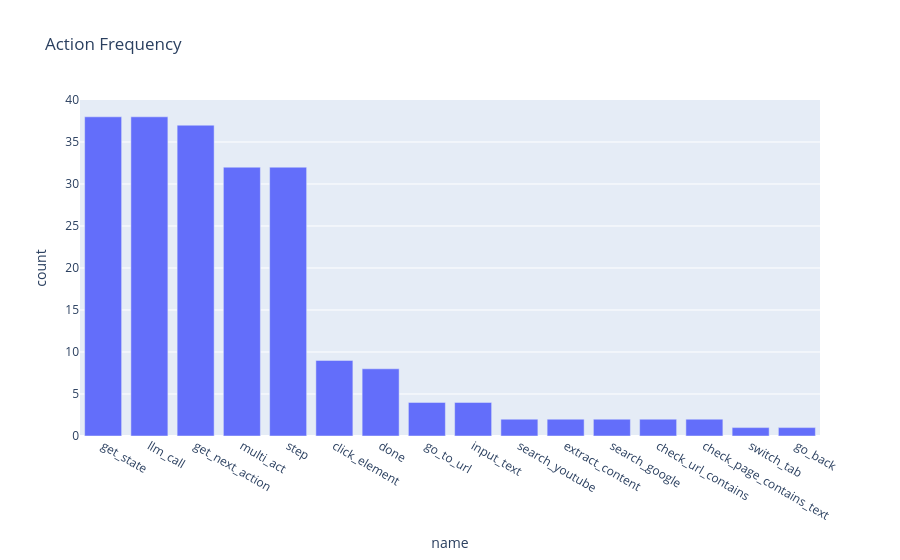

Notebook code cell kept with this figure:
### Code cell
# Action Frequency
action_counts = df['name'].value_counts().reset_index()
action_counts.columns = ['name', 'count']
fig = px.bar(action_counts, x='name', y='count', title='Action Frequency')
fig.show()

### Figure 1 — Plotly figure (JSON) as saved in the notebook; plotly's stock layout.template omitted (floating-point values rounded to 4 significant figures)
{"data": [{"hovertemplate": "name=%{x}<br>count=%{y}<extra></extra>", "legendgroup": "", "marker": {"color": "#636efa", "pattern": {"shape": ""}}, "name": "", "orientation": "v", "showlegend": false, "textposition": "auto", "type": "bar", "x": ["get_state", "llm_call", "get_next_action", "multi_act", "step", "click_element", "done", "go_to_url", "input_text", "search_youtube", "extract_content", "search_google", "check_url_contains", "check_page_contains_text", "switch_tab", "go_back"], "xaxis": "x", "y": [38, 38, 37, 32, 32, 9, 8, 4, 4, 2, 2, 2, 2, 2, 1, 1], "yaxis": "y"}], "layout": {"barmode": "relative", "legend": {"tracegroupgap": 0}, "title": {"text": "Action Frequency"}, "xaxis": {"anchor": "y", "domain": [0, 1], "title": {"text": "name"}}, "yaxis": {"anchor": "x", "domain": [0, 1], "title": {"text": "count"}}}}
